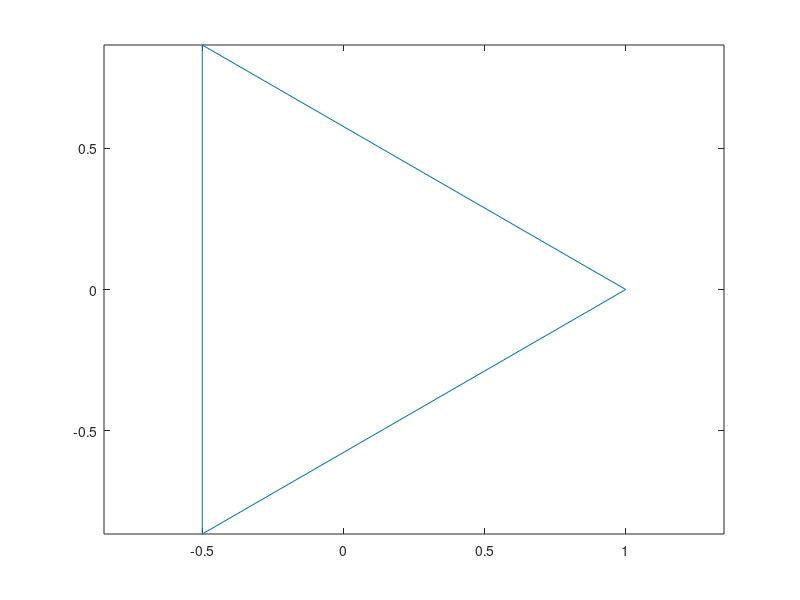

Reproduce this figure in MATLAB.
% Script File:   Polygon1.m
% Plots  selected regular polygons.

close all
%%  make a concatenation of vectors.
x1 = linspace(1, 10, 10);
x2 = linspace(20, 100, 9);
u = [x1 x2];
y1 = x1';
y2 = x2';
v = [y1; y2];

%% display a regular 360-gon (a circle) with radius 1.
theta = linspace(0,2*pi,361) ;
c = cos(theta);
s = sin(theta);
plot(c,s)
% axis off  
axis equal

%% plot a triangle

x = [c(1) c(121) c(241) c(361)];
y = [s(1) s(121) s(241) s(361)];
plot(x, y)
axis equal
